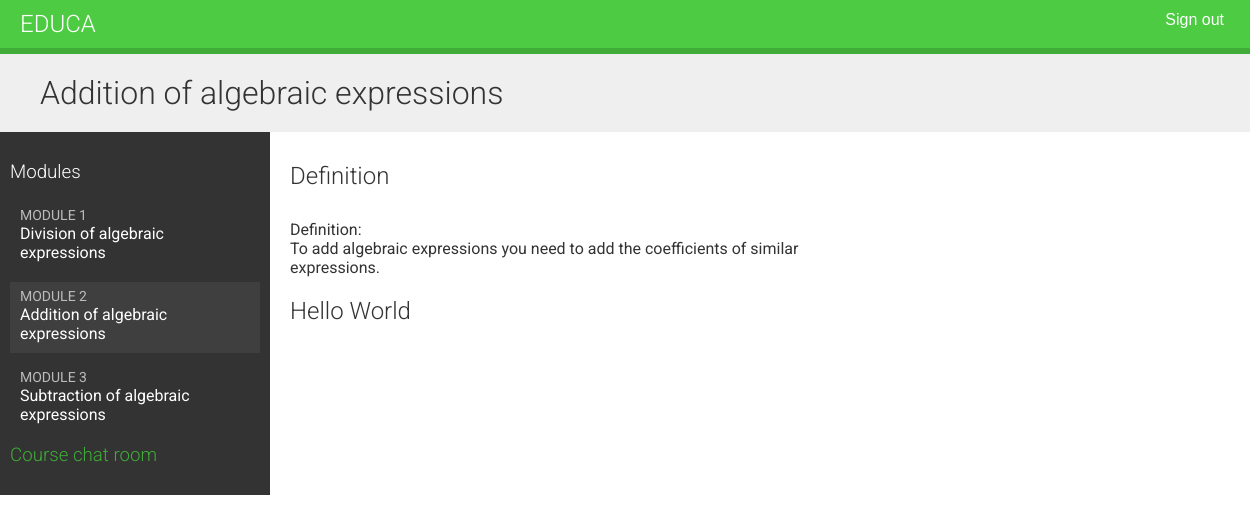
Screenshot of /students/course/4/5/ (signed in) with the database file from the repository.
### courses/models.py (models this page shows, shortened)
class Module(models.Model):
    course = models.ForeignKey(
        Course, related_name='modules', on_delete=models.CASCADE)
    title = models.CharField(max_length=200)
    description = models.TextField(blank=True)
    order = OrderField(blank=True, for_fields=['course'])
    class Meta:
        ordering = ['order']
    def __str__(self):
        return f'{self.order}. {self.title}'

class Content(models.Model):
    module = models.ForeignKey(
        Module,
        related_name='contents',
        on_delete=models.CASCADE
    )
    content_type = models.ForeignKey(
        ContentType,
        on_delete=models.CASCADE,
        limit_choices_to={'model__in':('text', 'video', 'image', 'file')}
    )
    object_id = models.PositiveIntegerField()
    item = GenericForeignKey('content_type', 'object_id')
    order = OrderField(blank=True, for_fields=['module'])
    class Meta:
        ordering = ['order']

class ItemBase(models.Model):
    owner = models.ForeignKey(
        User,
        related_name='%(class)s_related',
        on_delete=models.CASCADE
    )
    title = models.CharField(max_length=250)
    created = models.DateTimeField(auto_now_add=True)
    updated = models.DateTimeField(auto_now=True)
    class Meta:
        abstract = True
    def render(self):
        return render_to_string(
            f'courses/content/{self._meta.model_name}.html',
            {'item': self}
        )

class Text(ItemBase):
    content = models.TextField()

class Video(ItemBase):
    url = models.URLField()

### students/views.py (the view)
class StudentCourseDetailView(LoginRequiredMixin, DetailView):
    model = Course
    template_name = 'students/course/detail.html'
    def get_queryset(self):
        qs = super().get_queryset()
        return qs.filter(students__in=[self.request.user])
    def get_context_data(self, **kwargs):
        context = super().get_context_data(**kwargs)
        course = self.get_object()
        if 'module_id' in self.kwargs:
            context['module'] = course.modules.get(id=self.kwargs['module_id'])
        else:
            context['module'] = course.modules.all()[0]
        return context

### students/templates/students/course/detail.html (shortened to what this page needs)
{% extends "base.html" %}
{% load cache %}
{% block content %}
<h1>{{ module.title }}</h1>
<div class="contents">
    <h3>Modules</h3>
    <ul id="modules">
        {% for m in object.modules.all %}
        <li data-id="{{ m.id }}" {% if m == module %}class="selected" {% endif %}>
            <a href="{% url 'student_course_detail_module' object.id m.id %}">
                <span>
                    Module <span class="order">{{ m.order|add:1 }}</span>
                </span>
                <br> {{ m.title }}
            </a>
        </li>
        {% empty %}
        <li>No modules yet.</li>
        {% endfor %}
    </ul>
    <h3> <a href="{% url 'chat:course_chat_room' object.id %}"> Course chat room </a> </h3>
</div>
<div class="module">
    {% cache 600 module_contents module %}
        {% for content in module.contents.all %}
            {% with item=content.item %}
                <h2>{{ item.title }}</h2>
                {{ item.render }}
            {% endwith %}
        {% endfor %}
    {% endcache %}
</div>
{% endblock %}

### courses/templates/courses/content/text.html
{{ item.content|linebreaks }}

### courses/static/css/base.css (style rules this page uses)
body { margin:0; font-family:'Roboto', sans-serif; font-weight:400; color:#333; }
a { color:#3fad37; text-decoration:none; }
ul { float:left; }
h1, h2, h3, h4, h5, h6 { font-family:'Roboto', sans-serif; font-weight:300; }
h1 { background:#efefef; width:100%; overflow:auto; padding:20px 0 20px 40px; margin:0; }
.module { padding:10px 20px; float:left; width:600px; }
.module p { margin:10px 0 20px; width:100%; float:left; }
.contents { width:20%; padding:10px; float:left; background:#333; color: #fff; font-family:'Roboto', sans-serif; }
.contents ul { list-style:none; margin:0; padding:0; width:100%; }
.contents ul li { margin:0 0 10px 0; padding:4px 10px 10px; overflow:auto; cursor:move; }
.contents ul li.selected { background:#3f3f3f; }
.contents ul span { text-transform:uppercase; color:#bbb; font-size:14px; }
.contents ul a { display:block; color:#fff; text-decoration:none; }

### rows the page displays
Module: title "Addition of algebraic expressions", order|add "2"
Module: order|add "1", title "Division of algebraic expressions"
Module: order|add "3", title "Subtraction of algebraic expressions"
Content: item "Definition", item.content "Definition: To add algebraic expressions you need to add the coefficients of similar expressions."
Content: item "Hello World"
